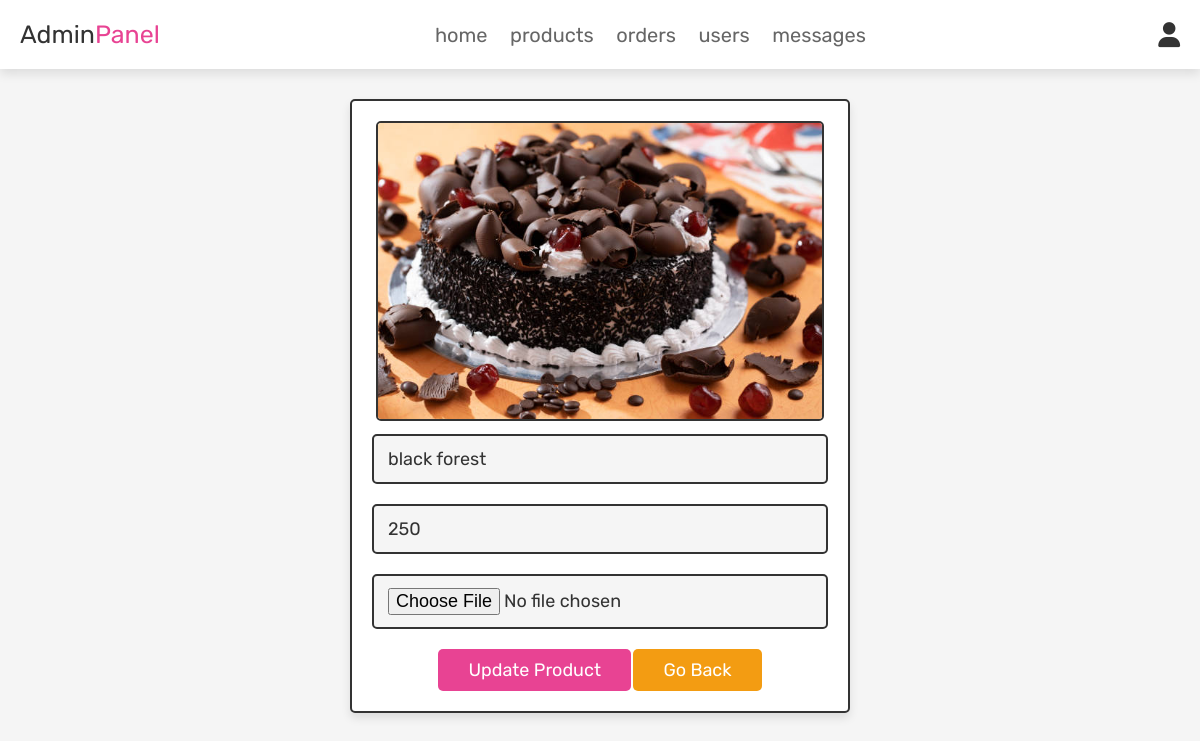
Screenshot of /admin_update_product.php?update=21 (signed in) with the database file from the repository.
### tables this page shows
CREATE TABLE `products` (
  `id` int(100) NOT NULL,
  `name` varchar(100) NOT NULL,
  `details` varchar(500) NOT NULL,
  `price` int(100) NOT NULL,
  `image` varchar(100) NOT NULL
);

### admin_update_product.php (the view, shortened to what this page needs)
<?php
@include 'config.php';
?>
<!DOCTYPE html>
<html lang="en">
<head>
   <link rel="stylesheet" href="https://cdnjs.cloudflare.com/ajax/libs/font-awesome/6.0.0/css/all.min.css">
   <link rel="stylesheet" href="css/admin_style.css">
</head>
<body>
<?php @include 'admin_header.php'; ?>
<section class="update-product">
<?php
   $update_id = $_GET['update'];
   $select_products = mysqli_query($conn, "SELECT * FROM `products` WHERE id = '$update_id'") or die('query failed');
   if(mysqli_num_rows($select_products) > 0){
      while($fetch_products = mysqli_fetch_assoc($select_products)){
?>
<form action="" method="post" enctype="multipart/form-data">
   <img src="uploaded_img/<?php echo $fetch_products['image']; ?>" class="image"  alt="">
   <input type="text" class="box" value="<?php echo $fetch_products['name']; ?>" required placeholder="update product name" name="name">
   <input type="number" min="0" class="box" value="<?php echo $fetch_products['price']; ?>" required placeholder="update product price" name="price">
   <input type="file" accept="image/jpg, image/jpeg, image/png" class="box" name="image">
   <input type="submit" value="update product" name="update_product" class="btn">
   <a href="admin_products.php" class="option-btn">go back</a>
</form>
<?php
      }
   }else{
      echo '<p class="empty">no update product select</p>';
   }
?>
</section>
</body>
</html>

### css/admin_style.css (style rules this page uses)
:root { --pink:#e84393; --red:#c0392b; --orange:#f39c12; --black:#333; --white:#fff; --light-color:#666; --light-white:#ccc; --light-bg:#f5f5f5; --border:.2rem solid var(--black); --box-shadow:0 .5rem 1rem rgba(0,0,0,.1); }
* { font-family: 'Rubik', sans-serif; margin:0; padding:0; box-sizing: border-box; outline: none; border:none; text-decoration: none; transition:all .2s linear; }
html { font-size: 62.5%; overflow-x: hidden; scroll-behavior: smooth; scroll-padding-top: 6.5rem; }
body { background: var(--light-bg); }
section { padding:3rem 2rem; }
.btn, .delete-btn, .option-btn { display: inline-block; border-radius: .5rem; margin-top: 1rem; font-size: 1.8rem; color:var(--white); cursor: pointer; padding:1rem 3rem; text-transform: capitalize; }
.btn { background-color: var(--pink); }
.option-btn { background-color: var(--orange); }
.update-product form { max-width: 50rem; border-radius: .5rem; background-color: var(--white); border:var(--border); padding:2rem; text-align: center; margin:0 auto; box-shadow: var(--box-shadow); }
.update-product form .box { width: 100%; margin:1rem 0; font-size: 1.8rem; color:var(--black); border-radius: .5rem; background-color: var(--light-bg); padding:1.2rem 1.4rem; border:var(--border); }
.update-product .image { height: 30rem; border:var(--border); border-radius: .5rem; }

### rows the page displays
products: image (picture), name "black forest", price "250"
